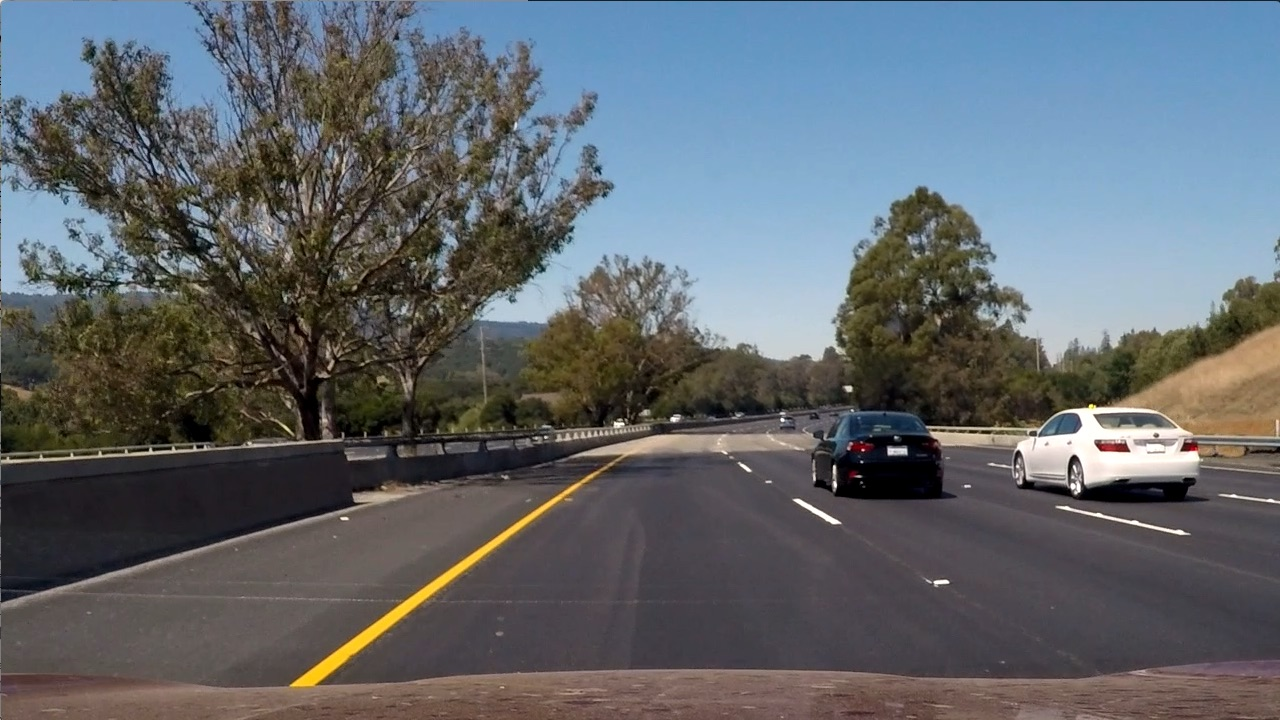
#> input picture test_images/test6.jpg, 1280 x 720 px
$ python combined_threshold.py   (older library calls are emulated)
#> lines starting #> are read from the running program, lines starting #| are printed output that depends on the picture; after the words box and inside, x2 and y2 are one past the last pixel; in counts of white or black regions, pixels touching at a corner belong together
### calibration/correctDistortion.py
import pickle
import cv2
import numpy as np
import matplotlib.pyplot as plt

import calibration.calibrateCamera as calibrateCamera
import toolbox.multiple_image_out as mio

def cal_undistort(img, mtx, dist):
    undist = cv2.undistort(img, mtx, dist, None, mtx)
    return undist


def correct_distortion(img, mtx=None, dist=None, camera_calibration_values='../calibration/camera_calibration_values.pickle'):
    """
    :param filepath:
    :param camera_calibration_values:
    :return:

    """
    if (mtx == None) | (dist == None):
        try:
            camera_calibration_values = open(camera_calibration_values, 'rb')
            camera_calibration_values = pickle.load(camera_calibration_values)
            mtx = camera_calibration_values['mtx']
            dist = camera_calibration_values['dist']
        except:
            # calibrate_camera
            rms, mtx, dist = calibrateCamera.cal_mtx_dist()

    undistorted = cal_undistort(img, mtx, dist)

    return mtx, dist, undistorted


# [17 lines that do not run on import are left out]

### perspective_transform/image_transform.py
import numpy as np
import cv2
import matplotlib.pyplot as plt

import identify_lanelines.line_class as line_class

import glob
import pickle

import toolbox.multiple_plots_out as mpo
import toolbox.multiple_image_out as mio

# [78 lines left out: functions perform_initial_sourcepoints, calc_cross_parallel_point, calc_correct_transform, not called in this run]

def calc_new_sourcepoints(lane_width_bottom=None, lane_width_top=None, bottom_angle=0., img_shape=(720,1280)):
    inital_px_top = 70
    px_shift = img_shape[0] * bottom_angle
    image_middle = int(img_shape[1]/2) - px_shift
    if (lane_width_bottom==None) | (lane_width_top==None):
        left_pos_top = image_middle - int(inital_px_top / 2)
        right_pos_top = image_middle + int(inital_px_top / 2)
    else:
        new_px_top = (lane_width_top / lane_width_bottom) * inital_px_top
        left_pos_top = image_middle - int(new_px_top / 2)
        right_pos_top = image_middle + int(new_px_top / 2)

    src = np.float32(
        [[left_pos_top, img_shape[0]*(440/720)],
         [img_shape[1]*(210/1280), img_shape[0]*(705/720)],
         [img_shape[1]*(1070/1280), img_shape[0]*(705/720)],
         [right_pos_top, img_shape[0]*(440/720)]])

    dst = np.float32(
        [[img_shape[1]*(540/1280), 0],
         [img_shape[1]*(540/1280), img_shape[0]],
         [img_shape[1]*(740/1280), img_shape[0]],
         [img_shape[1]*(740/1280), 0]])

    return (src, dst)


def warper(img, src, dst, direction='forward'):

    # Compute and apply perpective transform
    img_size = (img.shape[1], img.shape[0])
    if direction == 'forward':
        M = cv2.getPerspectiveTransform(src, dst)
        warped = cv2.warpPerspective(img, M, img_size, flags=cv2.INTER_NEAREST)  # keep same size as input image
    elif direction == 'backward':
        Minv = cv2.getPerspectiveTransform(dst, src)
        warped = cv2.warpPerspective(img, Minv, img_size, flags=cv2.INTER_NEAREST)  # keep same size as input image

    return warped


# [20 lines that do not run on import are left out]
    #mpo.plot_cluster([image, warped_image], img_text=['Original Image', 'Warped Image'])

### image_preprocessing/image_gradient.py
import numpy as np
import cv2
import matplotlib.pyplot as plt

import toolbox.multiple_plots_out as mpo
import toolbox.multiple_image_out as mio

def convolutional_unsharpen():
    return 0

# [20 lines left out: function abs_sobel_thresh, not called in this run]

def mag_thresh(one_color_channel_image, sobel_kernel=3, mag_thresh=(0, 255)):
    # Sobel Kernel needs to be odd
    if sobel_kernel%2==0:
        sobel_kernel = sobel_kernel + 1
    # Take the gradient in x and y separately
    sobelx = cv2.Sobel(one_color_channel_image, cv2.CV_64F, 1, 0, ksize=sobel_kernel)
    sobely = cv2.Sobel(one_color_channel_image, cv2.CV_64F, 0, 1, ksize=sobel_kernel)
    # Calculate the magnitude
    mag = np.sqrt(np.power(sobelx, 2.) + np.power(sobely, 2.))
    # Scale to 8-bit (0 - 255) and convert to type = np.uint8
    scale_factor = np.max(mag) / 255  # Will use this to scale back to 8-bit scale
    mag = (mag / scale_factor).astype(np.uint8)  # rescaling to 8-bit
    # 6) Create a binary mask where mag thresholds are met
    mag_binary = np.zeros_like(mag)
    # mag_binary_filled = np.zeros_like(mag)
    mag_binary[(mag >= mag_thresh[0]) & (mag <= mag_thresh[1])] = 255
    # [10 lines of commented-out code are left out]

    return mag_binary

def dir_threshold(one_color_channel_image, sobel_kernel=3, thresh=(0, np.pi/2)):
    # Sobel Kernel needs to be odd
    if sobel_kernel % 2 == 0:
        sobel_kernel = sobel_kernel + 1
    # Take the gradient in x and y separately
    sobelx = cv2.Sobel(one_color_channel_image, cv2.CV_64F, 1, 0, ksize=sobel_kernel)
    sobely = cv2.Sobel(one_color_channel_image, cv2.CV_64F, 0, 1, ksize=sobel_kernel)

    with np.errstate(divide='ignore', invalid='ignore'):
        direction = np.arctan(sobely/sobelx)
        direction = np.absolute(direction)

        dir_binary = np.zeros_like(direction, dtype=np.uint8)
        dir_binary[(direction > thresh[0]) & (direction < thresh[1])] = 255

    return dir_binary

# [19 lines that do not run on import are left out]

### toolbox/multiple_image_out.py
import cv2
import numpy as np

import logging

def create_blank(height, width, rgb_color=(0, 0, 0)):
    """Create new image(numpy array) filled with certain color in RGB"""
    # Create black blank image
    image = np.zeros((height, width, 3), np.uint8)

    # Since OpenCV uses BGR, convert the color first
    color = tuple(reversed(rgb_color))
    # Fill image with color
    image[:] = color

    return image

def add_image_at_position(base_img, add_img, position_percentage=(0,1,0,1)):
    # If Image On_Color_Image Convert to 3 Channels
    add_img_shape = len(add_img.shape)
    #print(add_img_shape)
    #ToDo: Find Correct criteria for grayscale Image
    if add_img_shape != 3:
        add_img = cv2.cvtColor(add_img, cv2.COLOR_GRAY2BGR)

    base_img_shape = base_img.shape
    position_px = (int(position_percentage[0]*base_img_shape[0]),
                   int(position_percentage[1]*base_img_shape[0]),
                   int(position_percentage[2]*base_img_shape[1]),
                   int(position_percentage[3]*base_img_shape[1]))
    new_img_shape = ((position_px[3]-position_px[2]), (position_px[1]-position_px[0]))
    new_img = cv2.resize(add_img, new_img_shape)
    base_img[position_px[0]:position_px[1], position_px[2]:position_px[3]] = new_img

    return base_img

# [8 lines left out: function two_images, not called in this run]

def image_cluster(img_list=[], img_text=False, new_img_shape=None, cluster_shape=None):
    if cluster_shape == None:
        val_col = int(np.ceil(np.sqrt(len(img_list))))
        val_row = int(np.ceil(len(img_list)/val_col))
        cluster_shape = (val_row, val_col)
    if new_img_shape == None:
        new_img_shape = img_list[0].shape
        new_img_shape = tuple([int(new_img_shape[i]*cluster_shape[i]/max(cluster_shape)) for i in range(len(cluster_shape))])
    #Todo: Calculate New Image Shape if One Value is given

    size_of_cluster = (cluster_shape[0] * cluster_shape[1])
    if size_of_cluster < len(img_list):
        logging.info('Cluster to small for all Images')

    new_image = create_blank(new_img_shape[0], new_img_shape[1])
    cluster_index = 0
    for row in range(cluster_shape[0]):
        for col in range(cluster_shape[1]):
            new_image = add_image_at_position(new_image, img_list[cluster_index], (row/cluster_shape[0], (row+1)/cluster_shape[0], col/cluster_shape[1], (col+1)/cluster_shape[1]))

            if img_text:
                if cluster_index < len(img_text):
                    if img_text[cluster_index] != None:
                        text_position = (col*int(new_img_shape[1]/cluster_shape[1])+20, row*int(new_img_shape[0]/cluster_shape[0])+100)
                        cv2.putText(new_image, img_text[cluster_index], text_position, cv2.FONT_HERSHEY_SIMPLEX, 1, (255, 255, 255), 1)

            cluster_index += 1
            if (cluster_index >= len(img_list)):
                break
        if (cluster_index >= len(img_list)):
            break

    return new_image

# [15 lines that do not run on import are left out]

### image_preprocessing/combined_threshold.py
import numpy as np
import cv2
import matplotlib.pyplot as plt

import pandas as pd

import calibration.correctDistortion as correctDistortion

import image_preprocessing.image_gradient as img_gradient
import image_preprocessing.image_color as img_color
import image_preprocessing.image_position as img_position

import perspective_transform.image_transform as img_transform

import toolbox.multiple_image_out as mio
import toolbox.multiple_plots_out as mpo

#Todo: Ersetzt durch cv2.bitwise_and
# [43 lines left out: functions bitwise_AND_images, bitwise_OR_images, combine_img_pos, combine_mag_dir_pos, combine_edgeGray_edgeS, not called in this run]

def gamma_correction(img, correction):
    img = img/255.0
    img = cv2.pow(img, correction)
    return np.uint8(img*255)

def gamma_equalize(img, repetition=1, correction=2, thresh=[50,255]):
    for i in range(repetition):
        #cv2.threshold(img.astype('uint8'), thresh[0], thresh[1], cv2.THRESH_BINARY)
        img = cv2.equalizeHist(img)
        img = gamma_correction(img, correction)

    return img

def combined_thresholds_complete(image, verbose=False):
    # [6 lines of commented-out code are left out]


    hsv = cv2.cvtColor(image, cv2.COLOR_BGR2HSV)
    hsv_h, hsv_s, hsv_v = cv2.split(hsv)

    hsv_gamma_equal_dark = gamma_equalize(hsv_v, 5, 5)
    #hsv_gamma_equal_light = gamma_equalize(hsv_v, 3, .8)

    hsv = cv2.merge((hsv_h, hsv_s, hsv_gamma_equal_dark))
    hsv = cv2.cvtColor(hsv, cv2.COLOR_HSV2BGR)

    mag_binary_V = img_gradient.mag_thresh(hsv_gamma_equal_dark, 7, (40, 255))
    #color_binary_V = img_color.layer_select(hsv_gamma_equal_dark, 'gray', (150, 255))
    dir_binary_V = img_gradient.dir_threshold(hsv_gamma_equal_dark, 21, (0 * np.pi / 180, 55 * np.pi / 180))
    combo_complete_dark = cv2.bitwise_and(dir_binary_V, mag_binary_V)

    #combo_complete_dark = cv2.bitwise_or(color_binary_V, combo_complete_dark)

    process_2_binary_text = ["Original ->","HSV_V_Gamma ->","Original_Gamma ->","Mag_Gradient ->","Dir_Gradient ->","Combined_binary"]
    process_2_binary = mio.image_cluster([image, hsv_gamma_equal_dark, hsv, mag_binary_V, dir_binary_V, combo_complete_dark], process_2_binary_text)
    cv2.imshow('hurra', process_2_binary)


    #hls = cv2.cvtColor(hsv, cv2.COLOR_BGR2HLS)
    #h, l, s = cv2.split(hls)

    #s = cv2.equalizeHist(s)
    #s = gamma_correction(s, 10)

    # one_color_channel = cv2.cvtColor(hsv, cv2.COLOR_BGR2GRAY)
    #
    # #combo = combine_edgeGray_edgeS(one_color_channel, s)
    #
    # color_binary_S = img_color.layer_select(s, 'gray', (60, 255))
    # color_binary_Gray = img_color.layer_select(one_color_channel, 'gray', (80, 255))
    #
    # mag_binary_S = img_gradient.mag_thresh(s, 9, (60, 255))
    # mag_binary_Gray = img_gradient.mag_thresh(one_color_channel, 9, (80, 255))
    #
    # dir_binary_S = img_gradient.dir_threshold(s, 5, (0 * np.pi / 180, 55 * np.pi / 180))
    # dir_binary_Gray = img_gradient.dir_threshold(one_color_channel, 5, (0 * np.pi / 180, 45 * np.pi / 180))
    #
    # combo_S_dir_mag = cv2.bitwise_and(dir_binary_S, mag_binary_S)
    # combo_Gray_dir_mag = cv2.bitwise_and(dir_binary_Gray, mag_binary_Gray)
    #
    # combo_S_dir_mag_blur = cv2.blur(dir_binary_S, (11, 11))
    # combo_Gray_dir_mag_blur = cv2.blur(dir_binary_Gray, (11, 11))
    #
    # combo_S = cv2.bitwise_and(combo_S_dir_mag_blur, color_binary_S)
    # combo_Gray = cv2.bitwise_and(combo_Gray_dir_mag_blur, color_binary_Gray)
    #
    # #gray_blurred = cv2.blur(color_binary_Gray, (21, 21))
    # #s_blurred = cv2.blur(color_binary_S, (21, 21))
    # #dir_binary = cv2.bitwise_or(dir_binary_S, dir_binary_Gray)
    # #test_combo = cv2.bitwise_and(cv2.bitwise_or(s_blurred, dir_binary), cv2.bitwise_or(gray_blurred, dir_binary))
    #
    # combo_complete = cv2.bitwise_or(combo_S, combo_Gray)
    # combo_complete_2 = cv2.bitwise_or(combo_S_dir_mag, combo_Gray_dir_mag)
    #
    # if verbose:
    #     new_image = mio.image_cluster(
    #         [one_color_channel, s, color_binary_Gray, color_binary_S, mag_binary_Gray, mag_binary_S, dir_binary_Gray, dir_binary_S, combo_Gray_dir_mag_blur, combo_S_dir_mag_blur, combo_Gray, combo_S, combo_complete, hsv, combo_complete_2],
    #         img_text=['one_color_channel', 's', 'color_binary_Gray', 'color_binary_S', 'mag_binary_Gray', 'mag_binary_S', 'dir_binary_Gray', 'dir_binary_S', 'combo_Gray_dir_mag_blur', 'combo_S_dir_mag_blur', 'combo_Gray', 'combo_S', 'combo_complete'],
    #         new_img_shape=(720, 1280), cluster_shape=(4, 4))
    #
    #     cv2.imshow('Combination', new_image)
    #     #cv2.waitKey(0)

    return combo_complete_dark

if __name__ == "__main__":

    # Read in an image and grayscale it
    image = cv2.imread('../test_images/test6.jpg')
#> image is the input picture: shape (720, 1280, 3); mean B, G, R 107.9, 102.6, 97
    mtx, dist, image = correctDistortion.correct_distortion(image)
#> (reads calibration/camera_calibration_values.pickle from the repository)
#> in cal_undistort, `undist = cv2.undistort(img, mtx, dist, None, mtx)`:
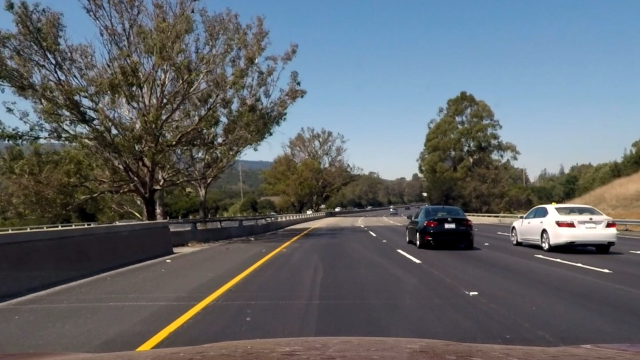
#> undist: shape (720, 1280, 3) (shown at 1/2 size); mean B, G, R 106.1, 101.5, 96.5
#> mtx = [[1158.3, 0, 667.6], [0, 1155.3, 388.5], [0, 0, 1]]; dist = [[-0.248, 0.0182, -0.000471, -0.000201, -0.104]]

    src, dst = img_transform.calc_new_sourcepoints()
    warped_image = img_transform.warper(image, src, dst)

    combined_thresholds_complete(warped_image)
#> in combined_thresholds_complete, `hsv_h, hsv_s, hsv_v = cv2.split(hsv)`:
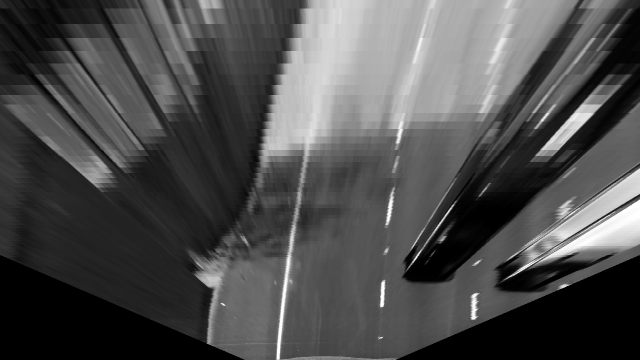
#> hsv_v: shape (720, 1280) (shown at 1/2 size); min 0, max 255, mean 77.5
#> in mag_thresh, `sobelx = cv2.Sobel(one_color_channel_image, cv2.CV_64F, 1, 0, ksize=so..`:
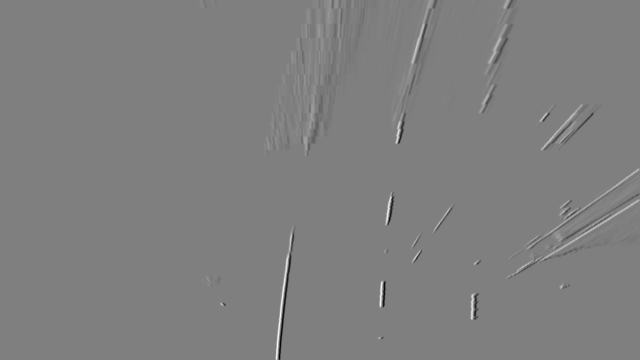
#> sobelx: shape (720, 1280) float64 (shown at 1/2 size); min -162760, max 163200, mean 58.4; drawn with min black and max white
#> in mag_thresh, `scale_factor = np.max(mag) / 255`: scale_factor = 659.7
#> in combined_thresholds_complete, `mag_binary_V = img_gradient.mag_thresh(hsv_gamma_equal_dark, 7, (40, 2..`:
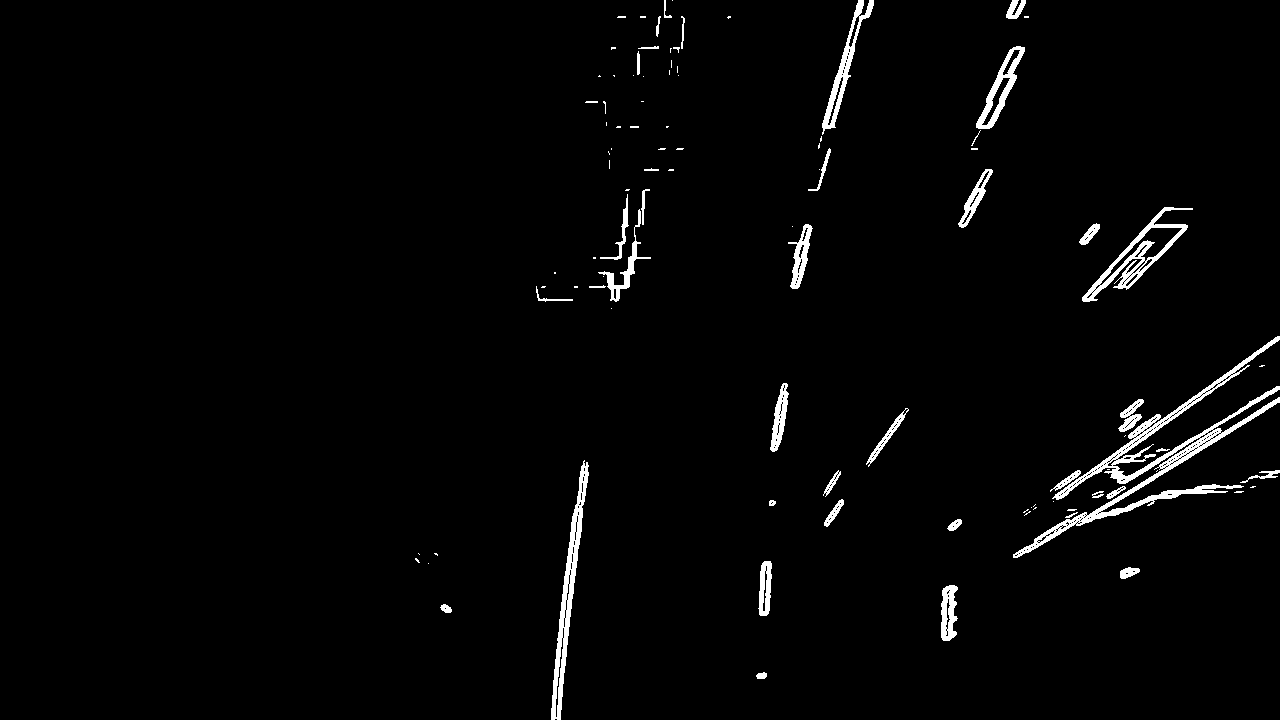
#> mag_binary_V: shape (720, 1280); 2.2% white; 98 white regions (57 under 20 px), largest, box (x1, y1, x2, y2) and area: (1013, 336, 1280, 558) 5875, (551, 460, 589, 720) 2340, (1082, 207, 1193, 302) 1831
#> in image_cluster, `val_col = int(np.ceil(np.sqrt(len(img_list))))`: val_col = 3
#> in image_cluster, `val_row = int(np.ceil(len(img_list)/val_col))`: val_row = 2
#> in image_cluster, `cluster_shape = (val_row, val_col)`: cluster_shape = (2, 3)
#> in image_cluster, `new_img_shape = tuple([int(new_img_shape[i]*cluster_shape[i]/max(clust..`: new_img_shape = (480, 1280)
#> in image_cluster, `size_of_cluster = (cluster_shape[0] * cluster_shape[1])`: size_of_cluster = 6
#> the loop in image_cluster, `for row in range(cluster_shape[0]):` made 2 passes
#> after the loop in image_cluster, `for row in range(cluster_shape[0]):`:
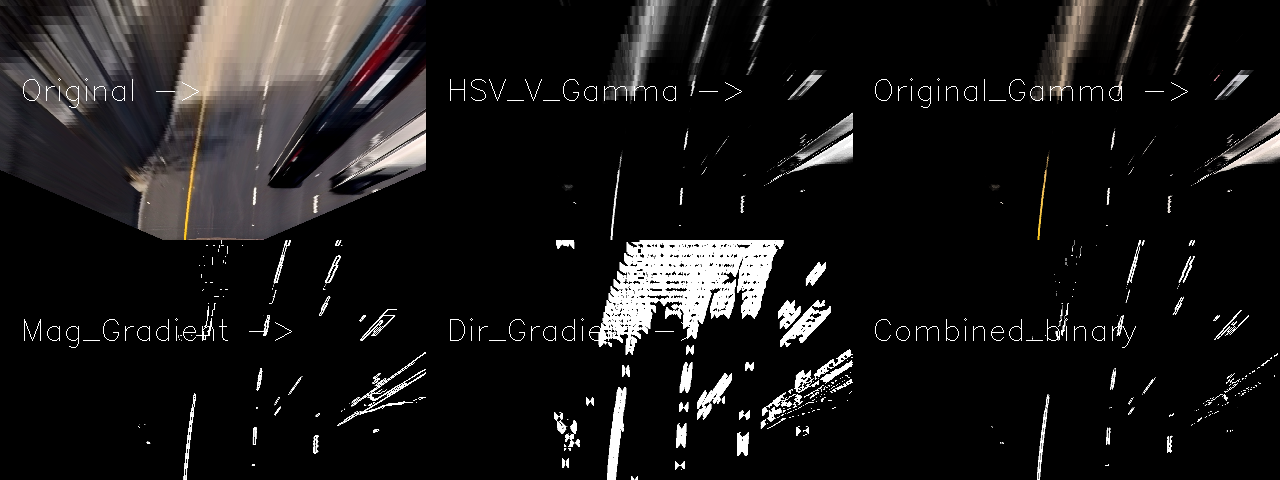
#> new_image: shape (480, 1280, 3); mean of channels 0, 1, 2 23.9, 24, 25.2; drawn as B, G, R

    cv2.waitKey(0)
